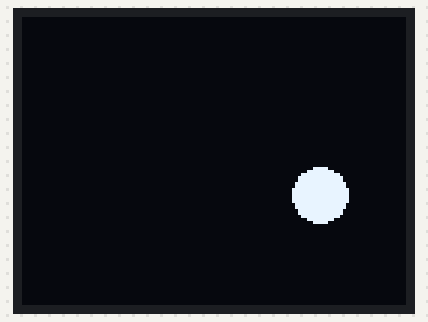
Bench run of a sketch on a simulated Arduino Uno, built with avr-gcc and run on an emulated ATmega328P. Shown: 128×96 one-colour display.

Above: at 0.26 s.
At 5.66 s:
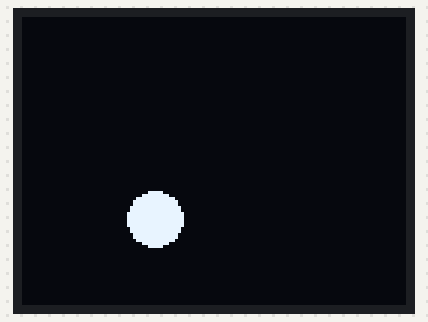
At 10.29 s:
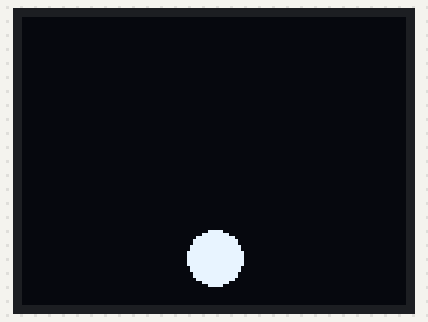
At 19.84 s:
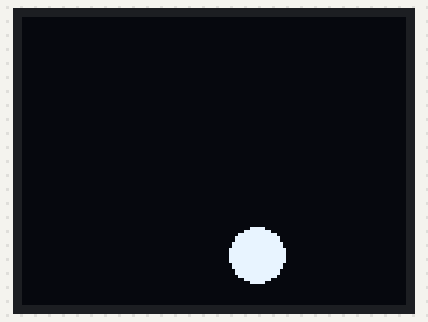
At 29.11 s:
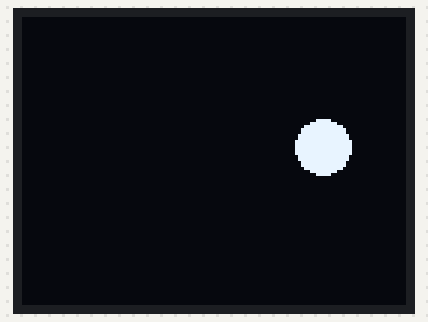
At 38.66 s:
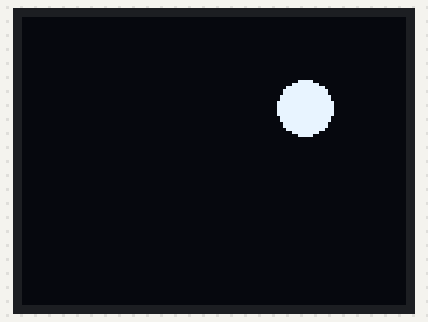

The sketch:

move-in-circle.ino
```cpp
#include <TVout.h>
#include <fontALL.h>
#include <math.h>

TVout TV;
//#undef PI

void setup()  {
  TV.begin(NTSC);

  randomSeed(analogRead(0));
}

struct Point {
  Point( double X, double Y ): x(X), y(Y) {};
  double x;
  double y;
};//Simple Point structure

Point Center(70, 50);
double radius = 31;
//const double PI = 3.14159;

void loop() {

  for (double angle = 0; angle <= 2 * PI; angle += 0.160) {//You are using radians so you will have to increase by a very small amount

    TV.draw_circle( Center.x + radius * cos( angle ), Center.y + radius * sin( angle ),9, 1 ,1);
    TV.delay(33);
    TV.draw_circle( Center.x + radius * cos( angle ), Center.y + radius * sin( angle ), 9, 0 ,0);

    //TV.set_pixel( Center.x + radius * cos( angle ), Center.y + radius * sin( angle ), 1 );
    //TV.delay(33);
    //TV.set_pixel( Center.x + radius * cos( angle ), Center.y + radius * sin( angle ), 0 );

  }
}
```
